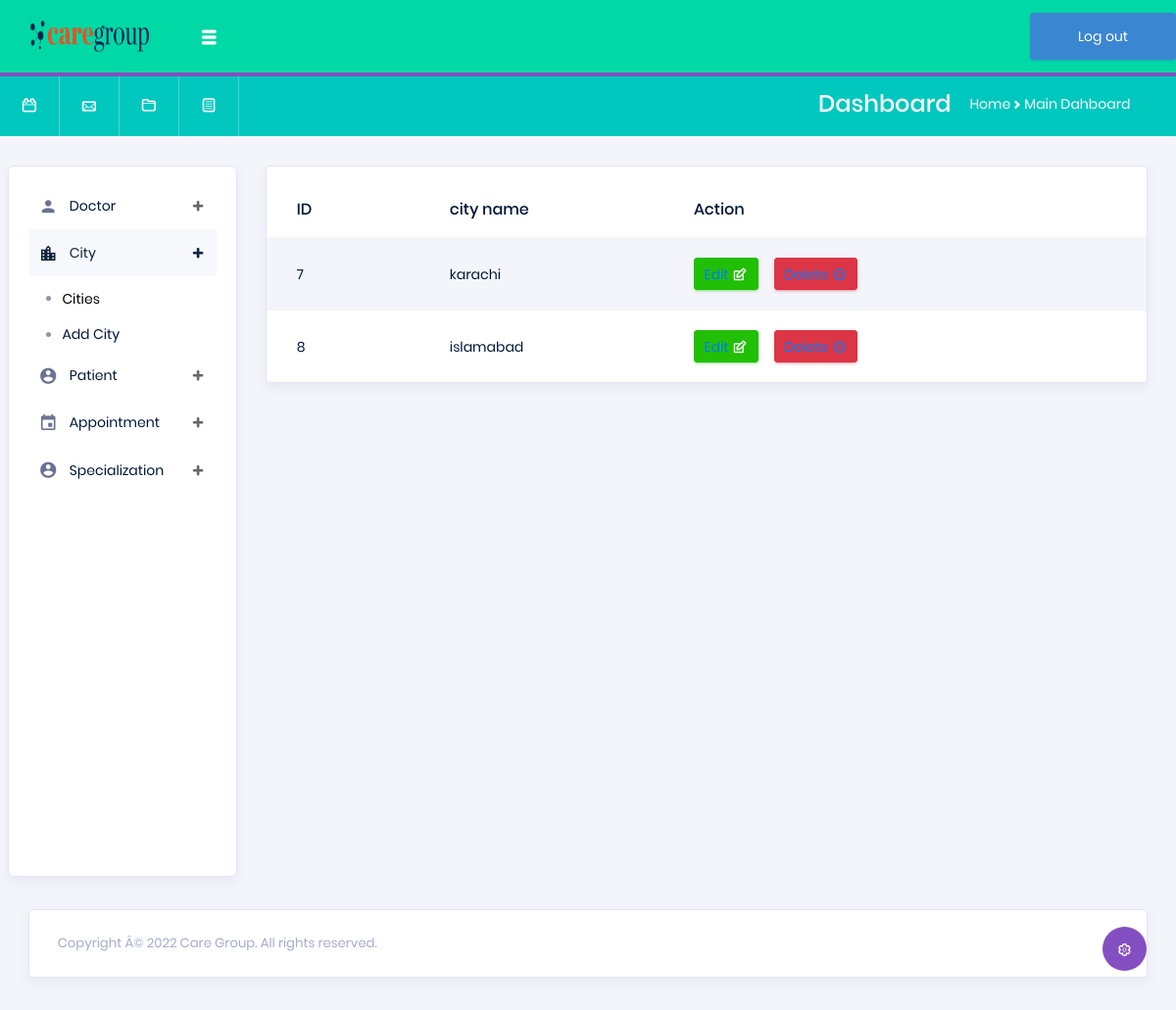
Screenshot of /Dashboard/allcity.php with the database file from the repository.
### tables this page shows
CREATE TABLE `city` (
  `id` int(50) NOT NULL,
  `name` varchar(50) NOT NULL
);

### Dashboard/allcity.php (the view, shortened to what this page needs)
<!DOCTYPE html>
<php lang="en">
<head>
  <link rel="stylesheet" href="vendors/typicons/typicons.css">
  <link rel="stylesheet" href="vendors/css/vendor.bundle.base.css">
  <link rel="stylesheet" href="css/vertical-layout-light/style.css">
  <link rel="stylesheet" href="vendors/mdi/css/materialdesignicons.min.css"/>
</head>
<body>
  <div class="container-scroller">
    <nav class="navbar col-lg-12 col-12 p-0 fixed-top d-flex flex-row"  style="background: #00D9A5;">
      <div class="navbar-brand-wrapper d-flex justify-content-center"  style="background: #00D9A5;">
        <div class="navbar-brand-inner-wrapper d-flex justify-content-between align-items-center w-100" >
          <a class="navbar-brand brand-logo" href="index.php"><img src="images/logo-mini.PNG" alt="logo" /></a>
          <button class="navbar-toggler navbar-toggler align-self-center" type="button" data-toggle="minimize">
            <span class="typcn typcn-th-menu"></span>
          </button>
        </div>
      </div>
     <a href="logout.php" class="btn btn-info btn-lg">
          <span class="glyphicon glyphicon-log-out"></span> Log out
        </a>
    </nav>
    <nav class="navbar-breadcrumb col-xl-12 col-12 d-flex flex-row p-0">
      <div class="navbar-links-wrapper d-flex align-items-stretch">
        <div class="nav-link">
          <a href="javascript:;"><i class="typcn typcn-calendar-outline"></i></a>
        </div>
        <div class="nav-link">
          <a href="javascript:;"><i class="typcn typcn-mail"></i></a>
        </div>
        <div class="nav-link">
          <a href="javascript:;"><i class="typcn typcn-folder"></i></a>
        </div>
        <div class="nav-link">
          <a href="javascript:;"><i class="typcn typcn-document-text"></i></a>
        </div>
      </div>
      <div class="navbar-menu-wrapper d-flex align-items-center justify-content-end">
        <ul class="navbar-nav mr-lg-2">
          <li class="nav-item ml-0">
            <h4 class="mb-0">Dashboard</h4>
          </li>
          <li class="nav-item">
            <div class="d-flex align-items-baseline">
              <p class="mb-0">Home</p>
              <i class="typcn typcn-chevron-right"></i>
              <p class="mb-0">Main Dahboard</p>
            </div>
          </li>
        </ul>
    </nav>
    <div class="container-fluid page-body-wrapper">
      <div class="theme-setting-wrapper">
        <div id="settings-trigger"><i class="typcn typcn-cog-outline"></i></div>
      </div>
      <nav class="sidebar sidebar-offcanvas" id="sidebar">
        <ul class="nav">
          <li class="nav-item">
            <a class="nav-link" data-toggle="collapse" href="#ui-basic" aria-expanded="false" aria-controls="ui-basic">
              <i class="typcn mdi mdi-account menu-icon"></i>
              <span class="menu-title">Doctor</span>
              <i class="menu-arrow"></i>
            </a>
                </li>
              </ul>
            </div>
          <li class="nav-item">
            <a class="nav-link" data-toggle="collapse" href="#form-elements" aria-expanded="false"
              aria-controls="form-elements">
              <i class="mdi mdi-city menu-icon"></i>
              <span class="menu-title">City</span>
              <i class="menu-arrow"></i>
            </a>
            <div class="collapse" id="form-elements">
              <ul class="nav flex-column sub-menu">
                <li class="nav-item"><a class="nav-link" href="allcity.php">Cities</a></li>
                <li class="nav-item"><a class="nav-link" href="addcity.php">Add City</a></li>
              </ul>
            </div>
          </li>
          <li class="nav-item">
            <a class="nav-link" data-toggle="collapse" href="#form-elements2" aria-expanded="false"
              aria-controls="form-elements">
              <i class=" mdi mdi-account-circle menu-icon"></i>
              <span class="menu-title">Patient</span>
              <i class="menu-arrow"></i>
            </a>
          </li>
          <li class="nav-item">
            <a class="nav-link" data-toggle="collapse" href="#tables" aria-expanded="false" aria-controls="tables">
              <i class="mdi mdi-calendar menu-icon"></i>
              <span class="menu-title">Appointment</span>
              <i class="menu-arrow"></i>
            </a>
          </li>
          <li class="nav-item">
            <a class="nav-link" data-toggle="collapse" href="#form-elements2" aria-expanded="false"
              aria-controls="form-elements">
              <i class=" mdi mdi-account-circle menu-icon"></i>
              <span class="menu-title">Specialization</span>
              <i class="menu-arrow"></i>
            </a>
          </li>
      <div class='main-panel'>
        <div class='content-wrapper'>
          <div class='row'>
            <div class='col-md-12'>
              <div class='card'>
                <div class='table-responsive pt-3'>
                  <table class='table table-striped project-orders-table'>
                    <thead>
                      <tr>
                        <th class='ml-5'>ID</th>
                        <th>city name</th>
                        <th>Action</th>
                      </tr>
                    </thead>
                    <tbody>
                    <?php
        include("connect.php");
        $sql="SELECT * FROM city";
        $result=mysqli_query($connect,$sql);
      while($row=mysqli_fetch_array($result)){
     ?>
                      <tr>
                        <td><?php echo $row["id"]?></td>
                        <td><?php echo $row["name"]?></td>
                        <td>
                          <div class='d-flex align-items-center'>
                            <button type='button' class='btn btn-success btn-sm btn-icon-text mr-3'>
                              <a href='updatecityform.php?id=<?php echo $row['id']?>'>Edit</a>
                               <i class='typcn typcn-edit btn-icon-append'></i>
                               </button>
                            <button type='button' class='btn btn-danger btn-sm btn-icon-text'>
                            <a href='citydelete.php?id=<?php echo $row['id']?>' onclick='return confirm('Are You Sure you want to delete?')'>Delete
                            <i class='typcn typcn-delete-outline btn-icon-append'></i>
                            </button>
                           </div>
                        </td>
                      </tr>
                      <?php
      }
  ?>
                    </tbody>
             </table>
                </div>
              </div>
            </div>
          </div>
        </div>
      </div>
    </div>
  <footer class="footer">
    <div class="card">
      <div class="card-body">
      <div class="d-sm-flex justify-content-center justify-content-sm-between">
          <span class="text-muted text-center text-sm-left d-block d-sm-inline-block">Copyright Â© 2022 Care Group. All rights
            reserved.</span>
        </div>
      </div>
    </div>
  </footer>
</body>
</html>

### rows the page displays
city: id "7", name "karachi"
city: id "8", name "islamabad"
